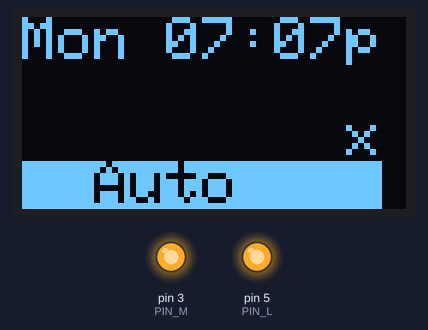
A sketch run on a simulated Arduino Uno, built with avr-gcc and run on an emulated ATmega328P. On the bench: 128×64 one-colour display, output pins drawn as LEDs (lit = HIGH). The display library's start-up logo is not drawn; pins used as bus, display or sensor lines are not drawn.

Above: at 2.32 s.
At 38.1 s:
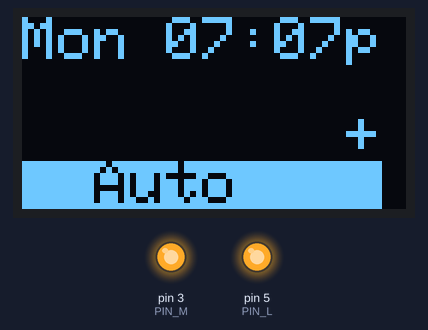

Measured:
- what the display in image 0 shows lasts 0.5 s, from 2.1 s to 2.6 s

The sketch:

OledTest.ino
```cpp
#include <SPI.h>
#include <Wire.h>
#include <Adafruit_SSD1306.h>
#include <Bounce2.h>

#define OLED_RESET 4

Adafruit_SSD1306 display(OLED_RESET);

#if (SSD1306_LCDHEIGHT != 64)
#error("Height incorrect, please fix Adafruit_SSD1306.h!");
#endif

int selMenu = 0;
bool ll = true;

char mainMenu[4][10] = {
  "  Auto    ",
  "  Manual  ",
  "  Stop    ",
  "  Config  "
};

Bounce dbPm = Bounce();
Bounce dbPl = Bounce();
Bounce dbPr = Bounce();

bool inSelM;
bool inSelR;
bool inSelL;

int manSecs = 0;
long oldMillis = 0;

#define PIN_M 3
#define PIN_L 5
#define PIN_R 4


void setup() {
  display.begin(SSD1306_SWITCHCAPVCC, 0x3C);
  display.display();
  delay(2000);
  display.clearDisplay();

  pinMode(PIN_M, INPUT_PULLUP);
  pinMode(PIN_L, INPUT_PULLUP);
  pinMode(PIN_R, INPUT_PULLUP);

  dbPm.attach(PIN_M, 3);
  dbPl.attach(PIN_L, 5);
  dbPr.attach(PIN_R, 5);

  //  Serial.begin(115200);


}

void loop() {

  bool pm;
  bool pl;
  bool pr;


  dbPm.update();
  pm = dbPm.read();

  if (!pm) {
    if (!inSelM) {
      inSelM = true;
      selMenu++;
      if (selMenu > 3) {
        selMenu = 0;
      }
    }
  } else {
    inSelM = false;
  }


  dbPl.update();
  pl = dbPl.read();

  if (!pl) {
    if (!inSelL) {
      inSelL = true;
      manSecs = manSecs + 30;
      selMenu = 1;
    }
  } else {
    inSelL = false;
  }

  dbPr.update();
  pr = dbPr.read();

  if (!pr) {
    if (!inSelR) {
      inSelR = true;
      manSecs = manSecs + (30 * 60);
      selMenu = 1;
    }
  } else {
    inSelR = false;
  }

  // Serial.println(pm);

  mainDisp();
  runTimer();
  runSchedule();
  display.display();
  //delay(1000);
  display.clearDisplay();

}


void mainDisp() {
  int x;
  int h, m, s;

  x = millis() % 500;
  display.setCursor(0, 0);
  display.setTextSize(2);

  display.setTextColor(WHITE);
  display.println("Mon 07:07p");
  display.println();

  switch (selMenu) {
    case 0: // AUTO
      if (ll)
        display.print("         x");
      else
        display.print("         +");
      manSecs = 0;
      break;
    case 1: //Manual
      runTimer();
      h = (manSecs / 3600);
      m = ((manSecs % 3600) / 60) ;
      s = ((manSecs % 3600) % 60);

      if (h < 10) display.print(0);
      display.print(h);
      display.print(":");
      if (m < 10) display.print(0);
      display.print(m);
      display.print(":");
      if (s < 10) display.print(0);
      display.print(s);

      break;
    case 2: // Stop
      //do something when var equals 2
      manSecs = 0;
      break;
    case 3: //Config
      //do something when var equals 2
      break;
    default:
      // if nothing else matches, do the default
      // default is optional
      break;
  }


  display.println();
  display.setTextColor(BLACK, WHITE);
  display.println(mainMenu[selMenu]);


}


void runTimer() {

  //  Serial.print(millis());
  //  Serial.print(" ");
  //  Serial.print(oldMillis);
  //  Serial.println();

  if ((manSecs > 0) and (millis() - oldMillis) > 1000) {

    manSecs--;
    oldMillis = millis();
  }

}

void runSchedule() {

  if ( (millis() % 500) <= 10) {
    ll = !ll;
  }

}


void mockDisplay() {
  display.setTextSize(2);
  display.setTextColor(WHITE);
  display.setCursor(0, 0);

  display.println("Mon 07:07p");

  display.setTextSize(1);
  display.println("                 AUTO");
  display.println("Monday");

  display.println("00-07:[00111111]");
  display.println("08-15:[00111111]");
  display.println("16-23:[00111111]");
  display.setTextColor(BLACK, WHITE);
  display.print(" Save ");
  display.setTextColor(WHITE);
  display.println(" Cancel ");

  display.display();
  //delay(1);

}
```
